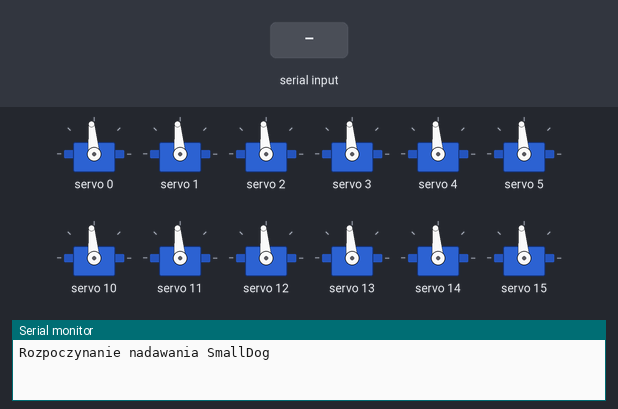
This sketch was run on a simulated Arduino Uno, built with avr-gcc and run on an emulated ATmega328P. On the bench: 12 × servo, the last lines printed to the serial monitor. Inputs (shaded band) come from the test bench. No radio packets arrive unless stated.

Above: at 1.2 s.
1.3 s: "90,45\n" received over Serial
At 1.8 s:
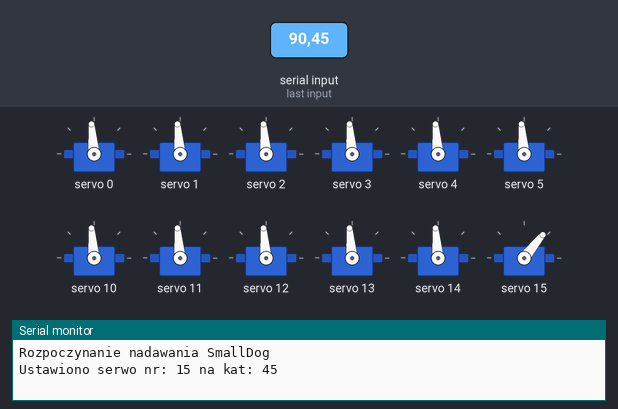
4.3 s: "30,150\n" received over Serial
At 5.3 s:
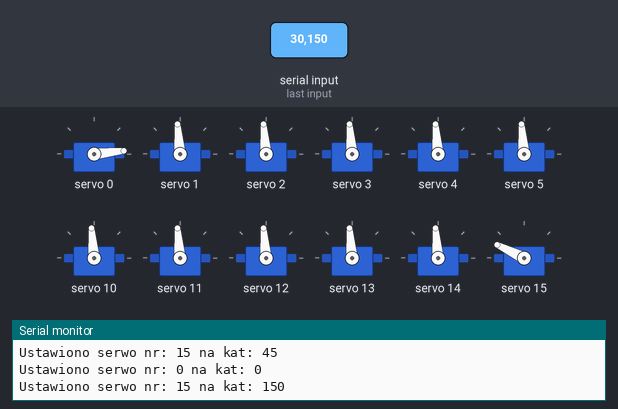
5.8 s: "90\n" received over Serial
At 6.4 s:
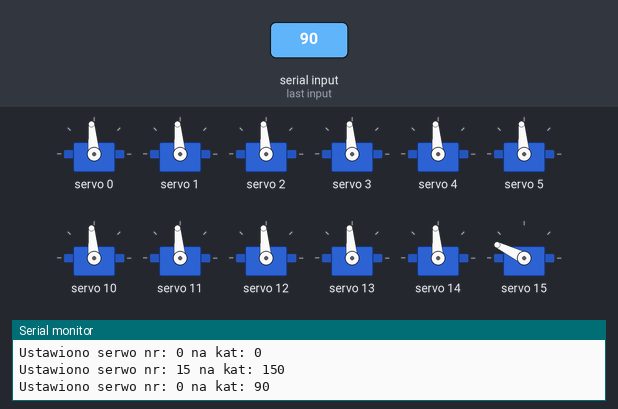
8.8 s: "5\n" received over Serial
At 10.7 s:
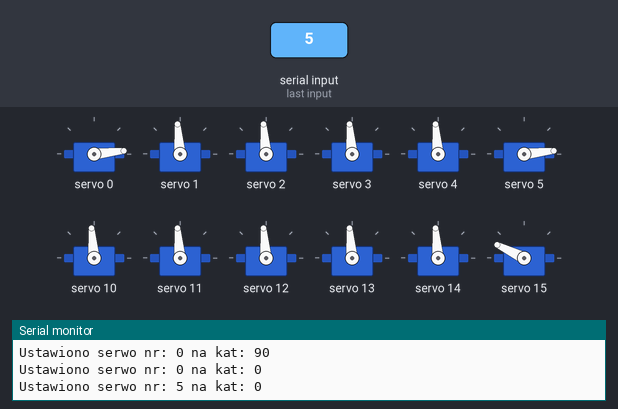
11.3 s: "200\n" received over Serial
At 12.6 s:
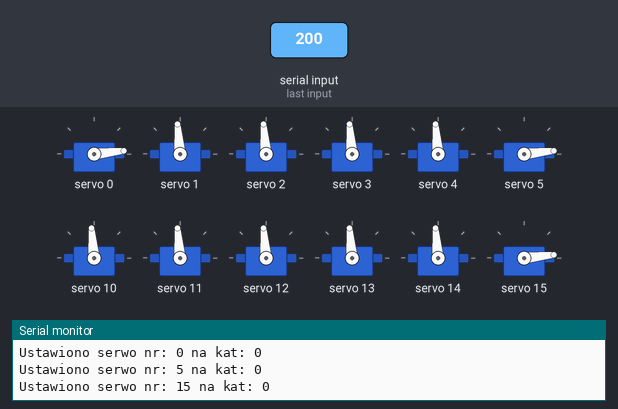
Timing chart, 0 to 14.3 s (numbered marks = the images above; inputs shaded):
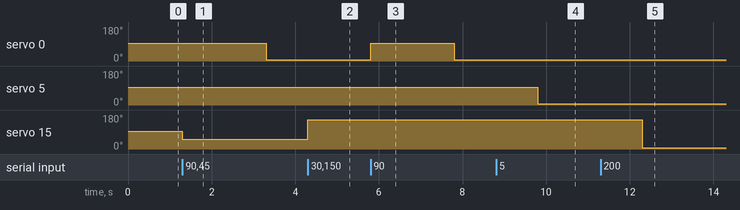

The sketch:

SterowanieSmallDoga.ino
```cpp
#include <Wire.h>
#include <Adafruit_PWMServoDriver.h>
#include <SPI.h>
#include <nRF24L01.h>
#include <RF24.h>
#include <string.h>

Adafruit_PWMServoDriver pwm = Adafruit_PWMServoDriver();

#define SERVOMIN  150
#define SERVOMAX  600
//#define SERVOMIN  0
//#define SERVOMAX  1024
int pos[16] = {90,90,90,90,90,90,90,90,90,90,90,90,90,90,90,90};
int servoMatch[12] = {0,1,2,3,4,5,10,11,12,13,14,15};
const int legTab[4][3]={{2,4,0},{5,3,1},{10,11,14},{13,12,15}};

RF24 radio(7, 8);

const byte rxAddr[6] = "00001";
const byte txAddr[6] = "00001";


bool isMessageReading = false;
bool isMessageFull = false;
char fullMessage[64] = {0};
int actualIndex = 0;
void setup() {
  Serial.begin(250000);
  radio.begin();
  radio.setRetries(15, 15);
  radio.openWritingPipe(rxAddr);
  radio.openReadingPipe(0, txAddr);
  Serial.println("Rozpoczynanie nadawania SmallDog");

  pwm.begin();

  pwm.setPWMFreq(60);  // Analog servos run at ~60 Hz updates

  yield();
  setAllServos();
//Serial.println("Znak zycia");
}


int getPos(int angle)
{
  return ((float)angle/180)*(SERVOMAX-SERVOMIN)+SERVOMIN;
}

void setAllServos()
{
  pwm.setPWM(0, 0, getPos(pos[0]));
  pwm.setPWM(1, 0, getPos(pos[1]));
  pwm.setPWM(2, 0, getPos(pos[2]));

  pwm.setPWM(3, 0, getPos(pos[3]));
  pwm.setPWM(4, 0, getPos(pos[4]));
  pwm.setPWM(5, 0, getPos(pos[5]));

  pwm.setPWM(10, 0, getPos(pos[10]));
  pwm.setPWM(11, 0, getPos(pos[11]));
  pwm.setPWM(12, 0, getPos(pos[12]));

  pwm.setPWM(13, 0, getPos(pos[13]));
  pwm.setPWM(14, 0, getPos(pos[14]));
  pwm.setPWM(15, 0, getPos(pos[15]));
}

void reset()
{
  for(int i = 0; i < 16; i++)
  {
    pos[i] = 90;
    pwm.setPWM(i, 0, getPos(90));
  }
}

int getNumberFromChar(char a, char b, char c)
{
  return (a-'0')*100+(b-'0')*10+(c-'0');
}


void sendRetryMessage()
{
//  if(Serial.available())
//  {
//   radio.stopListening();
//   char tab[32] = {0};
//   int index = 0;
//  while(Serial.available()&&index<32)
//  {
//    tab[index] = Serial.read();
//    index++;
//  }
//
//    Serial.println(tab);
//    radio.write(&tab, sizeof(tab));
//    radio.startListening();
//  }
//Serial.println("Nadawanie");
//radio.stopListening();
//    char tab[9] = {'P','o','l','a','c','z','o','n','o'};
//    radio.write(&tab, sizeof(tab));
//    radio.startListening();
}

void useRadioData(char text[])
{
   if(text[0] == 'S')
     {
        int servoNum = getNumberFromChar('0', text[2], text[3]);
        int servoAngle = getNumberFromChar(text[5], text[6], text[7]);
        if(servoNum<0)
          servoNum = 0;
    if(servoNum>15)
      servoNum = 15;
    if(servoAngle>180)
      servoAngle = 180;
    if(servoAngle<0)
      servoAngle = 0;
        pos[servoNum] = servoAngle;
        pwm.setPWM(servoNum, 0, getPos(servoAngle));
     }
     else if(text[0] == 'R')
     {
      reset();
      setAllServos();
     }
     else if(text[0] == 'A')
     {

      int servoAngle;
      for(int i = 0; i < 16; i++)
      {
        Serial.print("Odebrano wiadomosc ");
        Serial.println(text);
          servoAngle = getNumberFromChar(text[i*3+1], text[i*3+2], text[i*3+3]);
          if(servoAngle>180)
            servoAngle = 180;
          if(servoAngle<0)
            servoAngle = 0;
            Serial.print(i);
            Serial.print(" ");
            Serial.println(servoAngle);
          //pwm.setPWM(i, 0, getPos(servoAngle));
      }
     }
     else if(text[0] == 'L')
     {
     int legIndex = getNumberFromChar('0', '0', text[1]);
     int servoAngle1 = getNumberFromChar(text[2], text[3], text[4]);
     int servoAngle2 = getNumberFromChar(text[5], text[6], text[7]);
     int servoAngle3 = getNumberFromChar(text[8], text[9], text[10]);

     pos[legTab[legIndex][0]] = servoAngle1;
     pwm.setPWM(legTab[legIndex][0], 0, getPos(servoAngle1));
     pos[legTab[legIndex][1]] = servoAngle2;
     pwm.setPWM(legTab[legIndex][1], 0, getPos(servoAngle2));
     pos[legTab[legIndex][2]] = servoAngle3;
     pwm.setPWM(legTab[legIndex][2], 0, getPos(servoAngle3));
     }
     else
     {
      //Serial.println(text);
     }


}

void setServoPosRadio()
{
  radio.startListening();
  if (radio.available())
  {

    char text[32] = {0};
    radio.read(&text, sizeof(text));
    useRadioData(text);
    Serial.println(text);


   // Serial.println(text);
  }
}

void setServoPosSerial()
{
  if(Serial.available())
  {
    int index = Serial.parseInt();
    int angle = Serial.parseInt();
    if(index<0)
      index = 0;
    if(index>15)
      index = 15;
    if(angle>180)
      angle = 180;
    if(angle<0)
      angle = 0;
//    if(index>-1&&index<12&&angle>-1&&angle<180)
//    {
      pos[index] = angle;
      pwm.setPWM(index, 0, getPos(angle));
      Serial.print("Ustawiono serwo nr: ");
      Serial.print(index);
      Serial.print(" na kat: ");
      Serial.println(angle);
//    }

  }
}

void loop() {
 //Serial.println("Znak zycia");
setServoPosRadio();
setServoPosSerial();
sendRetryMessage();
}
```

Measured:
- after the input at 1.3 s, servo 0: 95° → 6° after 2.0 s; servo 15: 95° → 51° at once
- after the input at 4.3 s, servo 15: 51° → 154° at once
- after the input at 5.8 s, servo 0: 6° → 95° at once, → 6° 2.0 s later
- after the input at 8.8 s, servo 5: 95° → 6° after 1.0 s
- after the input at 11.3 s, servo 15: 154° → 6° after 1.0 s
